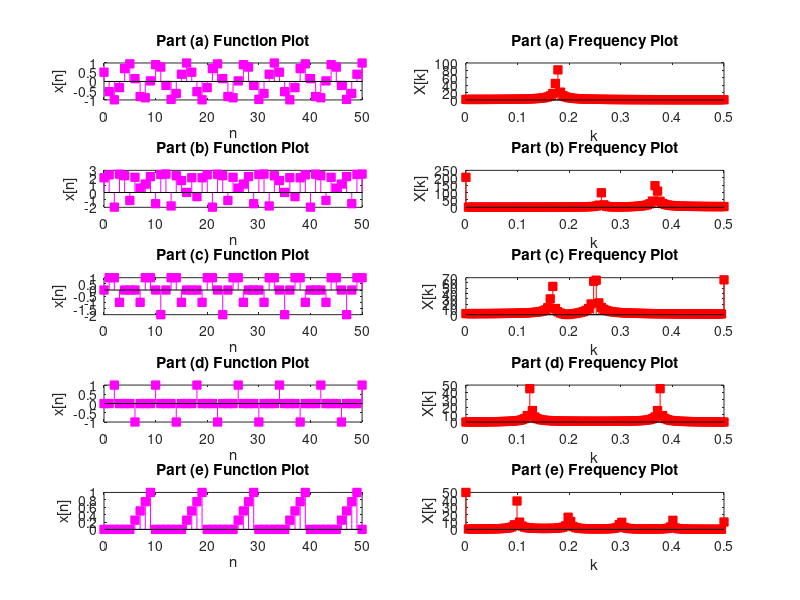

This chart was generated by the following MATLAB code: (Note: a time limit stopped this script after it produced the figure.)
% Sonny Ji
% ECE314L Lab
% Homework #3
% Problems: 3.103, 3.104


clear()
%----------------Problem 3.103
%\/----------------------------------------\/
figure('Name', 'Problem 3.103', 'NumberTitle', 'off')

%Making n vector
n = 0:1:201;
nn = length(n);

%Part (a)
x1a = cos((n * 6 * pi / 17) + (pi / 3));
%Part (b)
x1b = 2 * sin(n * 14 * pi / 19) + cos(n * 10 * pi /19) + 1;
%Part (c)
%x1c1 = symsum(((-1) ^ m) * (kroneckerDelta(n, sym(2 * m)) + kroneckerDelta(n, sym(3 * m))), m, -Inf, Inf);
%For loop signal creation, since symsum doesn't work
x1c = zeros(1, nn);
for i = 1:floor(nn / 2)
	x1c(2 * i) = x1c(2 * i) + (-1)^(i - 1);
end
for i = 1:floor(nn / 3)
	x1c(3 * i) = x1c(3 * i) + (-1)^(i - 1);
end
%Part (d)
x1d1 = [0 0 1 0 0 0 -1 0];
x1d = x1d1;
while length(x1d) < nn
	x1d = [x1d x1d1];
end
x1d = x1d(1:nn);
%Part (e)
x1e1 = [0 0 0 0 0 0 1/4 2/4 3/4 1];
x1e = x1e1;
while length(x1e) < nn
	x1e = [x1e x1e1];
end
x1e = x1e(1:nn);

%Adjusting fourier series frequency vector
ff = nn / 2;
f = (0:ff) / nn;

%Ploting all parts
for i = 1:5
	%Make in-loop function vector
	temp = eval(strcat('x1', char(i + 96)));
	%FFT
	X1 = fft(temp);
	%Get real values
	X1 = abs(X1);
	%Only taking the base frequency graph without repeats
	X1 = X1(1:(ff + 1));

	%Graph everything
	subplot(5, 2, ((i * 2) - 1))
	stem(n(1:51), temp(1:51), 'sm', 'MarkerFaceColor', 'm')
	title(['Part (' char(i + 96) ') Function Plot'])
	xlabel('n')
	ylabel('x[n]')

	subplot(5, 2, (i * 2))
	stem(f, X1, 'sr', 'MarkerFaceColor', 'r')
	title(['Part (' char(i + 96) ') Frequency Plot'])
	xlabel('k')
	ylabel('X[k]')
end
%/\----------------------------------------/\



%----------------Problem 3.104
%\/----------------------------------------\/
figure('Name', 'Problem 3.104', 'NumberTitle', 'off')

%Making k vector
k = 0:1:101;
kk = length(k);

%Part (a)
X2a = cos(k * 8 * pi / 21);
Na = 21;
%Part (b)
X2b = cos(k * 10 * pi / 19) + (1j * 2 * sin(k * 4 * pi / 19));
Nb = 19;
%Part (c)
X2c = zeros(1, kk);
for i = 1:floor(kk / 2)
	X2c(2 * i) = X2c(2 * i) + (-1)^(i - 1);
end
for i = (-floor(kk / 3)):(-1)
	X2c(-(3 * i)) = X2c(-(3 * i)) - (2 * (-1)^(i + 1));
end
%Graphically, N is 12
Nc = 12;
%Part (d)
X2d1 = [0 0 0 1 1 0 0];
X2d2 = [0 0 0 pi/2 -pi/2 0 0];
X2d1 = X2d1 .* exp(1j * X2d2 * 2 * pi / 3);
X2d = X2d1;
while length(X2d) < kk
	X2d = [X2d X2d1];
end
X2d = X2d(1:kk);
Nd = 7;
%Part (e)
X2e1 = [-1/2 1 0 0 0 0 1];
X2e = complex(X2e1, 0);
while length(X2e) < kk
	X2e = [X2e X2e1];
end
X2e = X2e(1:kk);
Ne = 7;
%Part (f)
X2f1 = [1 1 1 1 1 0 0 0 0 0 0 1 1 1 1];
X2f2 = [0 -1/4 -1/2 -3/4 -1 0 0 0 0 0 0 1 3/4 1/2 1/4];
X2f1 = X2f1 .* exp(1j * X2f2 * 2 * pi / 3);
X2f = X2f1;
while length(X2f) < kk
	X2f = [X2f X2f1];
end
X2f = X2f(1:kk);
Nf = 15;

for i = 1:6
	k = 0;
	kk = 0;
	temp1 = 0;
	temp2 = 0;
	x2 = 0;
	%Make in-loop function vector
	temp1 = eval(strcat('X2', char(i + 96)));
	temp2 = eval(strcat('N', char(i + 96)));

	%Resizing vectors
	k = 0:1:(temp2 - 1);
	kk = length(k);
	temp1 = temp1(1:length(k));

	%IFFT
	x2 = ifft(temp1);
	x2 = x2 * temp2;

	%Make things look nice
	k = [k kk:1:((2 * temp2) - 1)];
	temp1 = [temp1 temp1];
	x2 = [x2 x2];
	kk = 2 * kk;

	%Graph everything
	subplot(6, 4, ((i * 4) - 3))
	stem(k, abs(temp1(1:kk)), 'sr', 'MarkerFaceColor', 'r')
	title(['Part (' char(i + 96) ') Frequency Plot Magnitude'])
	xlabel('k')
	ylabel('|X[k]|')

	subplot(6, 4, ((i * 4) - 1))
	stem(k, abs(x2(1:kk)), 'sm', 'MarkerFaceColor', 'm')
	title(['Part (' char(i + 96) ') Function Plot Magnitude'])
	xlabel('n')
	ylabel('|x[n]|')

	subplot(6, 4, ((i * 4) - 2))
	stem(k, angle(temp1(1:kk)), 'sr', 'MarkerFaceColor', 'r')
	title(['Part (' char(i + 96) ') Frequency Plot Phase'])
	xlabel('k')
	ylabel('arg{X[k]}')

	subplot(6, 4, (i * 4))
	stem(k, angle(x2(1:kk)), 'sm', 'MarkerFaceColor', 'm')
	title(['Part (' char(i + 96) ') Function Plot Phase'])
	xlabel('n')
	ylabel('arg{x[n]}')
end
%/\----------------------------------------/\
